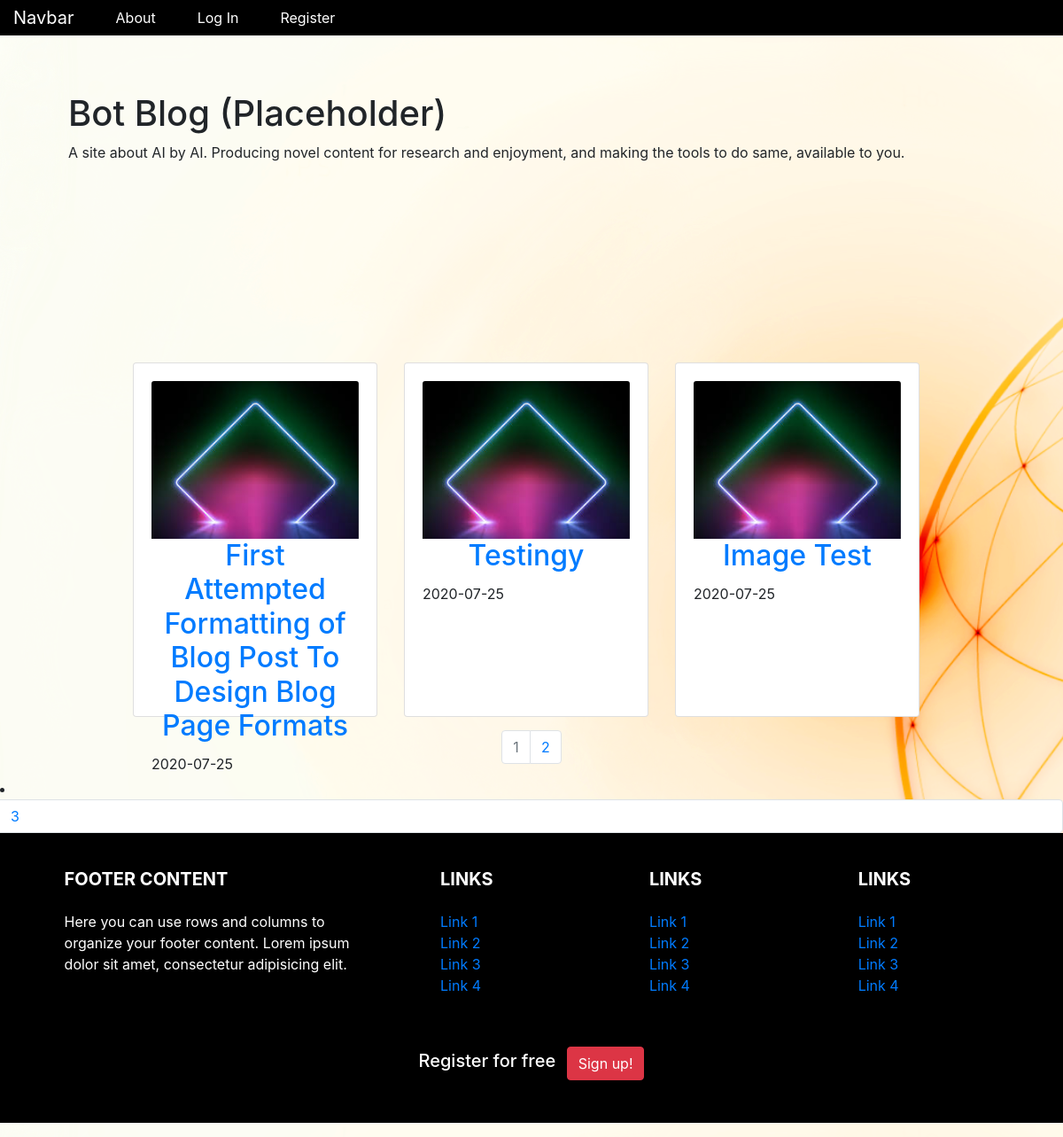
The page / on the database its author committed.
### companyblog/models.py (models this page shows, shortened)
class BlogPost(db.Model):
    users = db.relationship(User)
    id = db.Column(db.Integer, primary_key=True)
    meta_title = db.Column(db.String(60),nullable=False)
    meta_desc = db.Column(db.String(160), nullable=False)
    category = db.Column(db.String(160), nullable=False)
    keywords = db.Column(db.String(160), nullable=False)
    user_id = db.Column(db.Integer, db.ForeignKey('users.id'), nullable=False)
    date = db.Column(db.DateTime, nullable=False, default=datetime.utcnow)
    title = db.Column(db.String(140),nullable=False)
    text = db.Column(db.Text,nullable=False)

### companyblog/core/views.py (the view)
@core.route('/')
def index():
    page = request.args.get('page', 1, type=int)
    users = User.query.all()
    blog_posts = BlogPost.query.order_by(BlogPost.date.desc()).paginate(page=page, per_page=3)
    return render_template('index.html',blog_posts=blog_posts, users=users)

### companyblog/templates/index.html (shortened to what this page needs)
{% extends "base.html" %}
{% block content %}
  <div class="jumbotron">
    <h1>Bot Blog (Placeholder)</h1>
    <p>A site about AI by AI. Producing novel content for research and enjoyment, and making the tools to do same, available to you.</p>
<div class="img-container" style="width: 100%; margin-left: 7vw;">
    <div class="row">
              <div class="col-lg-4 col-md-10 mb-8">
      </div>
              <div class="col-lg-6 col-md-12 mb-4">
      </div>
    </div>
  </div>
  </div>
</div>
<div class="blog-block">
<div class="container blog_container col-md-12" style="display:flex; flex-direction: row;">
    {% for post in blog_posts.items %}
    <div class="item" style="display: block;">
    <a href="{{ url_for('blog_posts.blog_post', blog_post_id=post.id) }}">
        <div class="card">
      <div class="card-body">
        <img class="card-img-top" src="{{url_for('static', filename='neon.jpg')}}" alt="" style="max-height: 35vh;"/>
          <div class="card-text">
        <h2 style="text-align:center;"><a class="card-title" href="  {{ url_for('blog_posts.blog_post', blog_post_id=post.id) }}">{{ post.title }}</a></h2>
        <p style="margin-top:5%;">{{ post.date.strftime('%Y-%m-%d') }}</p>
          <br/>
          <br/>
          </div>
          </div>
    </div>
         </a>
    </div>
    {% endfor %}
</div>
</div>
   <nav aria-label="Page navigation example">
     <ul class="pagination justify-content-center">
       {% for page_num in blog_posts.iter_pages(left_edge=1, right_edge=1, left_current=1, right_current=2) %}
          {% if blog_posts.page == page_num %}
          <li class="page-item disabled">
            <a class="page-link" href="{{ url_for('core.index', page=page_num) }}">{{ page_num }}</a></li>
          {% else %}
            <li class="page-item"><a class="page-link" href="{{ url_for('core.index', page=page_num) }}">{{ page_num }}</a></li>
      </ul>
          {% endif %}
      {% endfor %}
    </nav>
{% endblock %}

### companyblog/templates/base.html (shortened to what this page needs)
<!DOCTYPE html>
<html lang="en">
<head>
    <link rel="stylesheet" href="https://stackpath.bootstrapcdn.com/bootstrap/4.3.1/css/bootstrap.min.css">
    <link rel="stylesheet" href="./static/core_styles.css">
</head>
<body>
<ul class="nav">
  <a class="navbar-brand nav-text" href="{{url_for('core.index')}}">Navbar</a>
<li class="nav-link">
<a href="{{url_for('core.info')}}" class="nav-text">About</a>
</li>
{% if current_user.is_authenticated %}
<li class="nav-link">
<a href="{{url_for('users.logout')}}" class="nav-text" >Log Out</a>
</li>
<li class="nav-link">
<a href="{{url_for('users.account')}}" class="nav-text">Account</a>
</li>
{% else %}
<li class="nav-link">
<a href="{{url_for('users.login')}}" class="nav-text">Log In</a>
</li>
<li class="nav-link">
<a href="{{url_for('users.register')}}"  class="nav-text">Register</a>
</li>
{% endif %}
</ul>
<div class="container">
 {% block content %}
 {% endblock %}
<footer class="page-footer font-small stylish-color-dark pt-4">
  <div class="container text-center text-md-left">
    <div class="row">
      <div class="col-md-4 mx-auto">
        <h5 class="font-weight-bold text-uppercase mt-3 mb-4">Footer Content</h5>
        <p>Here you can use rows and columns to organize your footer content. Lorem ipsum dolor sit amet,
          consectetur
          adipisicing elit.</p>
      </div>
      <div class="col-md-2 mx-auto">
        <h5 class="font-weight-bold text-uppercase mt-3 mb-4">Links</h5>
        <ul class="list-unstyled">
          <li>
            <a href="#!">Link 1</a>
          </li>
          <li>
            <a href="#!">Link 2</a>
          </li>
          <li>
            <a href="#!">Link 3</a>
          </li>
          <li>
            <a href="#!">Link 4</a>
          </li>
        </ul>
      </div>
      <div class="col-md-2 mx-auto">
        <h5 class="font-weight-bold text-uppercase mt-3 mb-4">Links</h5>
        <ul class="list-unstyled">
          <li>
            <a href="#!">Link 1</a>
          </li>
          <li>
            <a href="#!">Link 2</a>
          </li>
          <li>
            <a href="#!">Link 3</a>
          </li>
          <li>
            <a href="#!">Link 4</a>
          </li>
        </ul>
      </div>
      <div class="col-md-2 mx-auto">
        <h5 class="font-weight-bold text-uppercase mt-3 mb-4">Links</h5>
        <ul class="list-unstyled">
          <li>
            <a href="#!">Link 1</a>
          </li>
          <li>
            <a href="#!">Link 2</a>
          </li>
          <li>
            <a href="#!">Link 3</a>
          </li>
          <li>
            <a href="#!">Link 4</a>
          </li>
        </ul>
      </div>
    </div>
  </div>
  <hr>
  <ul class="list-unstyled list-inline text-center py-2">
    <li class="list-inline-item">
      <h5 class="mb-1">Register for free</h5>
    </li>
    <li class="list-inline-item">
      <a href="#!" class="btn btn-danger btn-rounded">Sign up!</a>
    </li>
  </ul>
  <ul class="list-unstyled list-inline text-center">
    <li class="list-inline-item">
    </li>
    <li class="list-inline-item">
    </li>
    <li class="list-inline-item">
    </li>
    <li class="list-inline-item">
    </li>
    <li class="list-inline-item">
    </li>
  </ul>
</footer>
</body>
</html>

### companyblog/static/core_styles.css (style rules this page uses)
body { background-image: url("profile_pics/Background Image.png"); }
.nav { background-color: black; color: white; }
.nav-text { color:white; margin-left: 15px; }
.page-footer { background-color: black; color:white; width: 100%; }
.blog-block { display:block; margin-top: 10vh; margin-lefT: 10vw; }
.jumbotron { background: none }
.card { margin: 15px; width: 23vw; height: 50vh; background-color: #fff; }
.row { display: flex; flex-wrap: wrap; padding: 0 4px; }

### rows shown on the page
BlogPost: title "First Attempted Formatting of Blog Post To Design Blog Page Formats", date "2020-07-25"
BlogPost: title "Testingy", date "2020-07-25"
BlogPost: title "Image Test", date "2020-07-25"

### other values the page prints
{{ page_num }} "1"
{{ page_num }} "2" "3"
